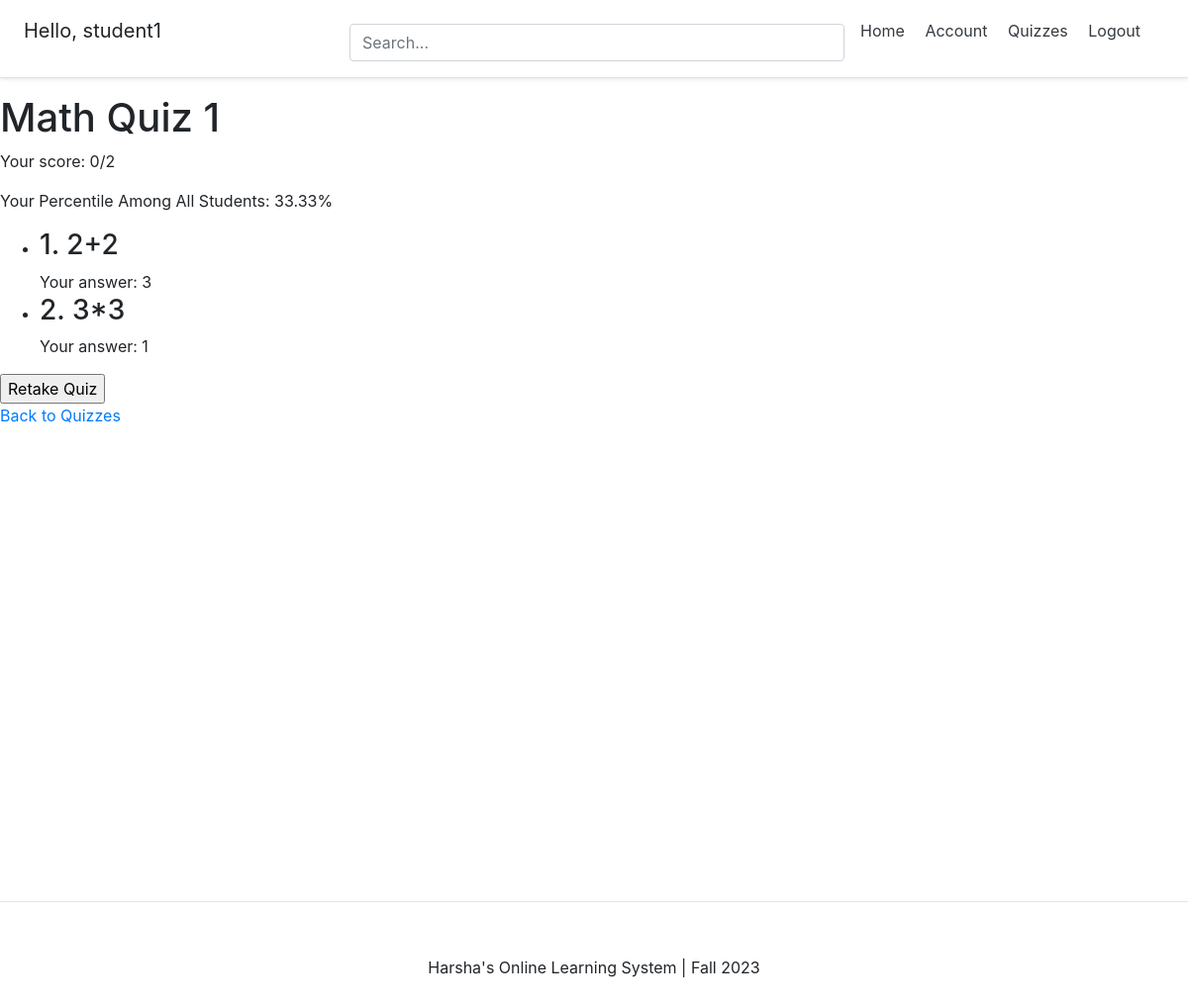
/quizzes/detail/Math Quiz 1/ (signed in), run on the app's committed database.
### account/models.py (models this page shows, shortened)
class Account(AbstractBaseUser):
	email 					= models.EmailField(verbose_name="email", max_length=60, unique=True)
	username 				= models.CharField(max_length=30, unique=True)
	date_joined				= models.DateTimeField(verbose_name='date joined', auto_now_add=True)
	last_login				= models.DateTimeField(verbose_name='last login', auto_now=True)
	is_admin				= models.BooleanField(default=False)
	is_active				= models.BooleanField(default=True)
	is_staff				= models.BooleanField(default=False)
	is_superuser			= models.BooleanField(default=False)
	is_teacher = models.BooleanField(default=False)
	USERNAME_FIELD = 'email'
	REQUIRED_FIELDS = ['username',]
	objects = MyAccountManager()

### quizzes/models.py (models this page shows, shortened)
class Quiz(models.Model):
    title = models.CharField(max_length=255, unique=True)
    created_by = models.ForeignKey(settings.AUTH_USER_MODEL, on_delete=models.CASCADE)
    description = models.TextField(default='No description provided')

class Attempt(models.Model):
    quiz = models.ForeignKey(Quiz, on_delete=models.CASCADE, related_name='attempts')
    student = models.ForeignKey(settings.AUTH_USER_MODEL, on_delete=models.CASCADE, related_name='quiz_attempts')
    score = models.IntegerField()
    date_attempted = models.DateTimeField(auto_now_add=True)
    def get_student_choice_for_question(self, question):
        try:
            student_answer = self.student_answers.get(question=question)
            return student_answer.choice  # Return the Choice object
        except StudentAnswer.DoesNotExist:
            return None

class Question(models.Model):
    quiz = models.ForeignKey(Quiz, related_name='questions', on_delete=models.CASCADE)
    text = models.CharField(max_length=255)
    order = models.IntegerField(default=0)

class StudentAnswer(models.Model):
    attempt = models.ForeignKey(Attempt, on_delete=models.CASCADE, related_name='student_answers')
    question = models.ForeignKey(Question, on_delete=models.CASCADE)
    choice = models.ForeignKey(Choice, on_delete=models.CASCADE)

class Choice(models.Model):
    question = models.ForeignKey(Question, related_name='choices', on_delete=models.CASCADE)
    text = models.CharField(max_length=255)
    is_correct = models.BooleanField(default=False)

### quizzes/views.py (the view, shortened to what this page needs)
# urls.py: path('detail/<str:quiz_title>/', views.quiz_detail, name='quiz_detail'),
@login_required
def quiz_detail(request, quiz_title):
    quiz = get_object_or_404(Quiz, title=quiz_title)
    user_account = Account.objects.get(email=request.user.email)
    def calculate_percentile(attempt, quiz):
        all_scores = Attempt.objects.filter(quiz=quiz).order_by('score')
        higher_scores = all_scores.filter(score__gt=attempt.score).count()
        percentile = (1 - higher_scores / all_scores.count()) * 100
        return round(percentile, 2)
    if user_account.is_teacher:
        student_attempts = Attempt.objects.filter(quiz=quiz).select_related('student')
        highest_score = student_attempts.aggregate(Max('score'))['score__max']
        lowest_score = student_attempts.aggregate(Min('score'))['score__min']
        average_score = student_attempts.aggregate(Avg('score'))['score__avg']
        sort_by = request.GET.get('sort', 'score')
        order = request.GET.get('order', 'desc')
        if order == 'desc':
            student_attempts = student_attempts.order_by(F'-{sort_by}')
        else:
            student_attempts = student_attempts.order_by(sort_by)
        for attempt in student_attempts:
            attempt.percentile = calculate_percentile(attempt, quiz)
        context = {
            'quiz': quiz,
            'student_attempts': student_attempts,
            'highest_score': highest_score,
            'lowest_score': lowest_score,
            'average_score': average_score
        }
        return render(request, 'quizzes/quiz_detail_teacher.html', context)
    else:
        attempts = Attempt.objects.filter(quiz=quiz, student=request.user).order_by('-date_attempted')
        remaining_attempts = 3 - attempts.count()
        latest_attempt = attempts.first()
        if latest_attempt:
            latest_attempt.percentile = calculate_percentile(latest_attempt, quiz)
        context = {
            'quiz': quiz,
            'latest_attempt': latest_attempt,
            'remaining_attempts': remaining_attempts,
            'max_attempts': 3
        }
        return render(request, 'quizzes/quiz_detail_student.html', context)

### quizzes/templatetags/quiz_extras.py (called while the page is built)
@register.filter
def get_student_choice(attempt, question):
    choice = attempt.get_student_choice_for_question(question)
    return choice.text if choice else "No Answer"

### templates/quizzes/quiz_detail_student.html (shortened to what this page needs)
{% extends 'base.html' %}
{% load quiz_extras %}
{% block content %}
  <h1>{{ quiz.title }}</h1>
  {% if remaining_attempts > 0 %}
    {% if not latest_attempt %}
      <p>You have {{ remaining_attempts }} attempts remaining out of {{ max_attempts }}.</p>
      <form method="post">
        {% csrf_token %}
        {% for question in quiz.questions.all %}
          <div class="question">
            <h3>{{ forloop.counter }}. {{ question.text }}</h3>
            {% for choice in question.choices.all %}
              <label>
                <input type="radio" name="question_{{ question.id }}" value="{{ choice.id }}">
                {{ choice.text }}
              </label><br>
            {% endfor %}
          </div>
        {% endfor %}
        <input type="submit" value="Submit Quiz">
      </form>
    {% else %}
      <p>Your score: {{ latest_attempt.score }}/{{ quiz.questions.count }}</p>
      {% if latest_attempt.percentile %}
        <p>Your Percentile Among All Students: {{ latest_attempt.percentile }}%</p>
      {% endif %}
      <ul>
        {% for question in quiz.questions.all %}
          <li>
            <h3>{{ forloop.counter }}. {{ question.text }}</h3>
            Your answer: {{ latest_attempt|get_student_choice:question }}<br>
          </li>
        {% endfor %}
      </ul>
      <form method="post">
        <input type="submit" name="retake_quiz" value="Retake Quiz">
      </form>
    {% endif %}
  {% else %}
    <p>All attempts are over</p>
  {% endif %}
  <a href="{% url 'quizzes:quiz_list' %}">Back to Quizzes</a>
{% endblock %}

### templates/snippets/header.html (shortened to what this page needs)
<link rel="stylesheet" href="https://cdn.jsdelivr.net/npm/bootstrap@4.4.1/dist/css/bootstrap.min.css">
<div class="d-flex flex-column flex-md-row align-items-center p-3 px-md-4 mb-3 bg-white border-bottom shadow-sm">
  <h5 class="my-0 mr-md-auto font-weight-normal">
  	{% if request.user.is_authenticated %}
  	<p>Hello, {{request.user.username}}</p>
  	{% endif %}
  </h5>
  <div class="search-bar mt-sm-2 mr-2">
  	<form method="get">
  		<input type="text" class="form-control" name="q" id="id_q" placeholder="Search...">
  	</form>
  </div>
  <nav class="my-2 my-md-0 mr-md-3">
  	{% if request.user.is_authenticated %}
  		<a class="p-2 text-dark" href="{% url 'home' %}">Home</a>
		<a class="p-2 text-dark" href="{% url 'account' %}">Account</a>
		<a class="p-2 text-dark" href="{% url 'quizzes:quiz_list' %}">Quizzes</a>
		<a class="p-2 text-dark" href="{% url 'logout' %}">Logout</a></p>
  	{% else %}
  		<a class="p-2 text-dark" href="{% url 'home' %}">Home</a>
  		<a class="p-2 text-dark" href="{% url 'login' %}">Login</a>
		<a class="btn btn-outline-primary" href="{% url 'register' %}">Register</a>
  	{% endif %}
  </nav>
</div>

### templates/snippets/header.html (style rules this page uses)
@media (min-width: 768px) { html { font-size: 16px; } }
.search-bar { max-width: 500px; width: 100%; }
form { width: 100%; }

### templates/snippets/base_css.html (style rules this page uses)
body { background-color: #FFFFFF; }

### data on the page
Account: user.username "student1"
Quiz: title "Math Quiz 1", questions.count "2"
Attempt: score "0", percentile "33.33", id.text "3", id.text "1"
Question: text "2+2"
Question: text "3*3"
